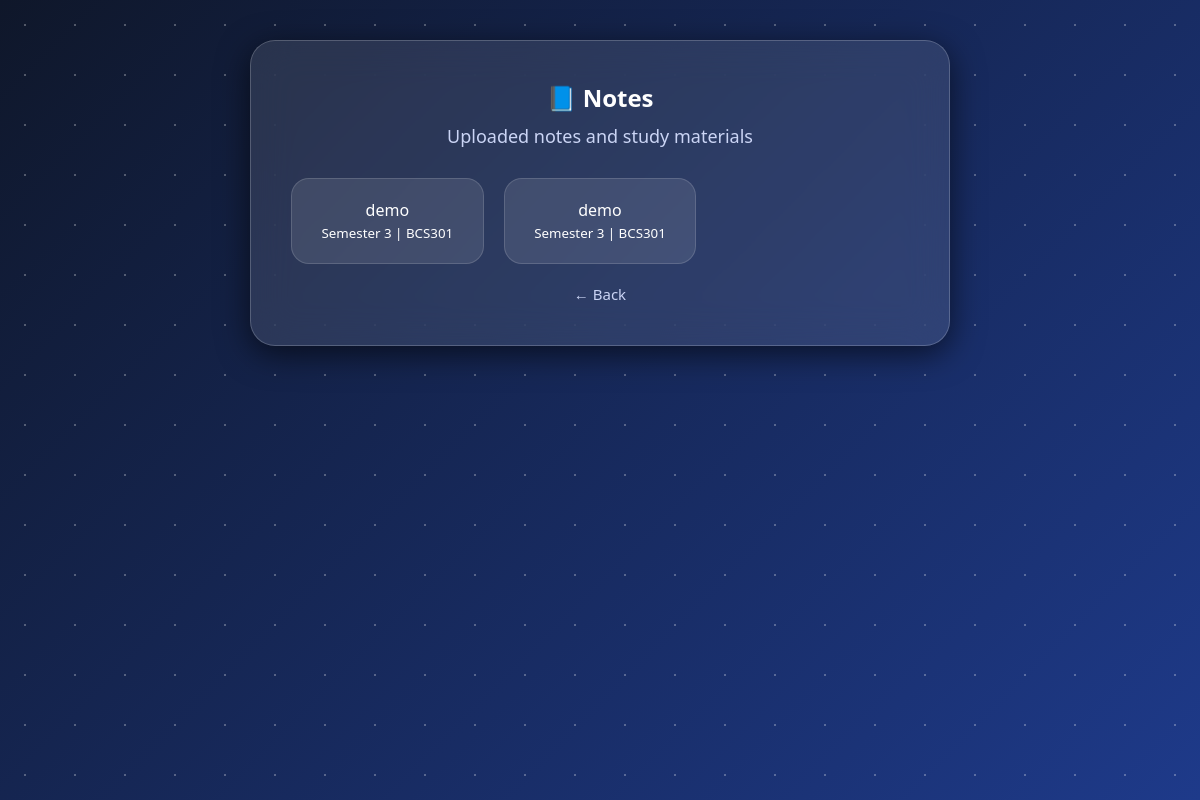
The page /materials/Semester 3/BCS301/Notes on the database its author committed.
### tables this page shows
CREATE TABLE materials (
            id INTEGER PRIMARY KEY AUTOINCREMENT,
            title TEXT,
            semester TEXT,
            subject TEXT,
            resource_type TEXT,
            filename TEXT
        );

### app.py (the view)
@app.route("/materials/<semester>/<subject>/<resource_type>")
def materials_page(semester, subject, resource_type):
    materials = get_materials(semester, subject, resource_type)
    if resource_type == "Notes":
        return render_template("notes.html", materials=materials, semester=semester, subject=subject)
    elif resource_type == "PYQs":
        return render_template("pyqs.html", materials=materials, semester=semester, subject=subject)
    elif resource_type == "Lab Programs":
        return render_template("lab.html", materials=materials, semester=semester, subject=subject)
    elif resource_type == "Important Questions":
        return render_template("important.html", materials=materials, semester=semester, subject=subject)
    return "Invalid resource type"

### app.py (called while the page is built)
def get_materials(semester, subject, resource_type):
    conn = sqlite3.connect("database.db")
    cursor = conn.cursor()
    cursor.execute("""
        SELECT title, semester, subject, filename
        FROM materials
        WHERE semester = ? AND subject = ? AND resource_type = ?
    """, (semester, subject, resource_type))
    materials = cursor.fetchall()
    conn.close()
    return materials

### templates/notes.html (shortened to what this page needs)
<!DOCTYPE html>
<html lang="en">
<head>
<link rel="stylesheet" href="{{ url_for('static', filename='style.css') }}">
</head>
<body>
<div class="particles"></div>
<div class="dashboard-card">
    <h2>📘 Notes</h2>
    <p class="tagline">Uploaded notes and study materials</p>
    <div class="semester-grid">
        {% for item in materials %}
        <a href="/view-file/{{ item[3] }}" target="_blank" class="semester-card">
            {{ item[0] }}
            <br>
            <small>
                {{ item[1] }} | {{ item[2] }}
            </small>
        </a>
        {% endfor %}
    </div>
    <a href="/resources" class="back-link">← Back</a>
</div>
</body>
</html>

### static/style.css (style rules this page uses)
* { margin:0; padding:0; box-sizing:border-box; }
body { font-family:'Segoe UI',sans-serif; min-height:100vh; overflow-x:hidden; overflow-y:auto; display:flex; justify-content:center; align-items:flex-start; background:linear-gradient( 135deg, #0f172a, #1e3a8a ); padding:40px 0; }
.particles { position:absolute; top:0; left:0; width:100%; height:100%; overflow:hidden; z-index:0; }
.particles::before, .particles::after { content:""; position:absolute; width:200%; height:200%; background-image: radial-gradient( white 1px, transparent 1px ); background-size:50px 50px; opacity:.15; animation:moveParticles 20s linear infinite; }
.tagline { color:#cbd5f5; font-size:18px; margin-bottom:15px; }
.back-link { display:inline-block; margin-top:20px; color:#cbd5f5; text-decoration:none; font-size:15px; }
.dashboard-card { position:relative; z-index:1; width:700px; background:rgba(255,255,255,.10); backdrop-filter:blur(20px); -webkit-backdrop-filter:blur(20px); border:1px solid rgba(255,255,255,.2); padding:40px; border-radius:25px; text-align:center; box-shadow:0 8px 32px rgba(0,0,0,.6); animation:fadeUp 1.3s ease; }
.dashboard-card h2 { color:white; margin-bottom:10px; }
.semester-grid { margin-top:30px; display:grid; grid-template-columns:repeat(3,1fr); gap:20px; }
.semester-card { text-decoration:none; padding:20px; border-radius:18px; background:rgba(255,255,255,.10); border:1px solid rgba(255,255,255,.15); color:white; font-size:16px; transition:.3s; }

### rows shown on the page
materials: title "demo", semester "Semester 3", subject "BCS301"
materials: title "demo", semester "Semester 3", subject "BCS301"
